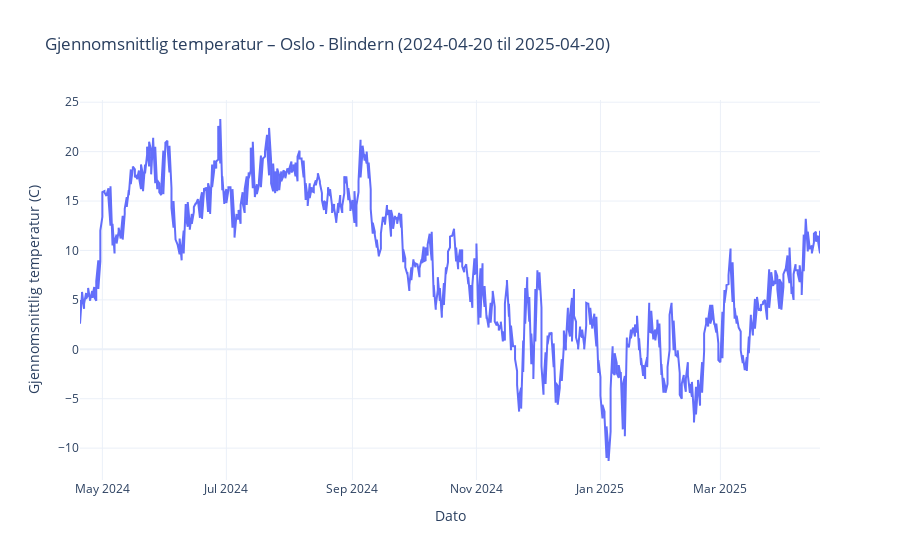

The code cell stored with this chart in its notebook:
### Markdown cell above
Videre tar vi i bruk fetch_weather_data, parse_weather_data og plot_weather_data for å hente, prosessere og visualisere værdataene for tre forskjellige meteorologiske elementer: gjennomsnittlig temperatur, relativ fuktighet og vindhastighet. Til slutt, for å visualisere nedbør, benytter vi et barplot i stedet for en linjegraf. Dette gir en bedre fremstilling av nedbøren, ettersom nedbør typisk er akkumulert over tid og er mer egnet for å vises i form av separate søyler per dag. For nedbøren bruker vi funksjonen plot_weather_Barplot, som er tilpasset for denne typen visualisering.

### Code cell
element_id = "mean(air_temperature P1D)"
element_name = "Gjennomsnittlig temperatur"
unit = "C"

json_data = fetch_weather_data(client_id, station_id, start_date, end_date, [element_id])
df = parse_weather_data(json_data, element_id)
plot_weather_data(df, element_name, "Oslo - Blindern", start_date, end_date, unit)

### Figure 1 — Plotly figure (JSON) as saved in the notebook; plotly's stock layout.template omitted (floating-point values rounded to 4 significant figures; data arrays with more than 128 entries replaced by an {"elided": "..."} marker saying what was removed)
{"data": [{"hovertemplate": "Dato: %{x|%Y-%m-%d}<br>Verdi: %{y:.1f} {unit}", "legendgroup": "", "line": {"color": "#636efa", "dash": "solid"}, "marker": {"symbol": "circle"}, "mode": "lines", "name": "", "orientation": "v", "showlegend": false, "type": "scatter", "x": {"elided": "730 str values"}, "xaxis": "x", "y": {"elided": "730 float values"}, "yaxis": "y"}], "layout": {"hovermode": "x unified", "legend": {"tracegroupgap": 0}, "showlegend": false, "title": {"text": "Gjennomsnittlig temperatur – Oslo - Blindern (2024-04-20 til 2025-04-20)"}, "xaxis": {"anchor": "y", "domain": [0, 1], "title": {"text": "Dato"}}, "yaxis": {"anchor": "x", "domain": [0, 1], "title": {"text": "Gjennomsnittlig temperatur (C)"}}}}
